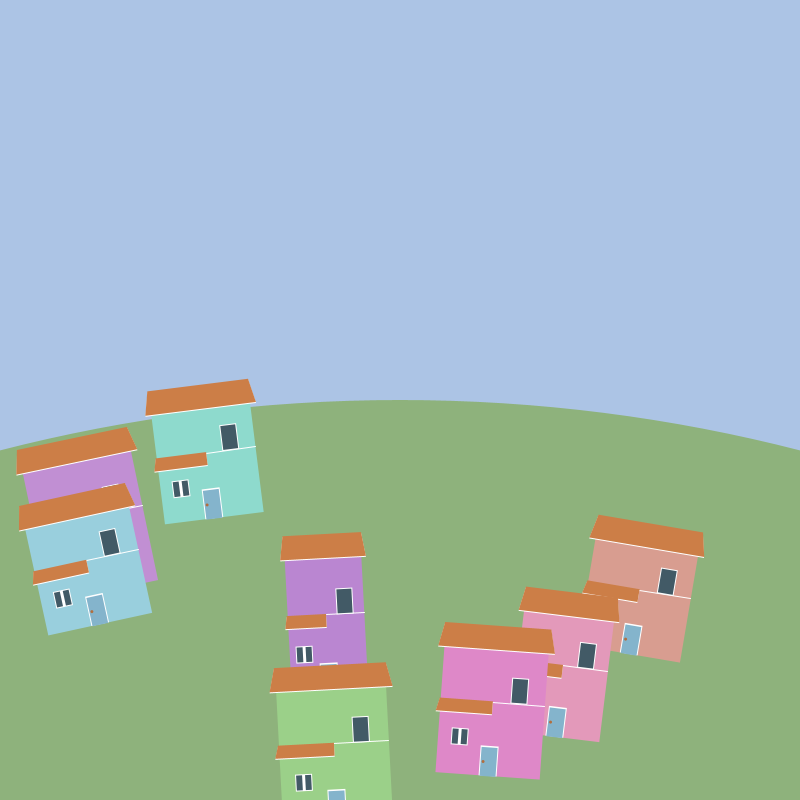
Frame 1 (no input)
Frame 60 (the mouse pressed at the canvas centre just before this capture): identical to frame 1, image omitted
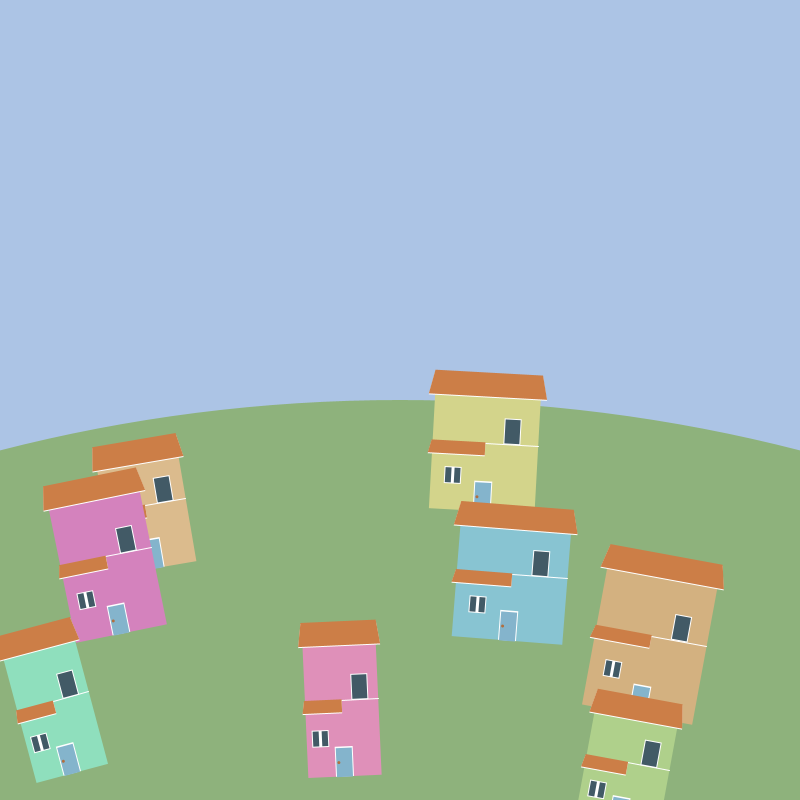
Frame 120 (the mouse held since frame 60 and released just before this capture)

The Processing sketch that drew these frames (run headless with seeded random() and noise(); from frame 60 on, the mouse is pressed at the canvas centre):

// Processing sketch: functionPractice
// ── functionPractice.pde
int randomSeed = int(random(1234567));
int houseCnt;
int houseAmt = int(random(5, 20));

void setup() {
  size(800, 800);
  colorMode(HSB, 360, 100, 100);
  rectMode(CENTER);
}

void draw() {
  randomSeed(randomSeed);
  background(215, 25, 90);
  fill(100, 30, 70);
  noStroke();
  circle(width * .5, height * 2.5, height * 4);

  for (houseCnt = 0; houseCnt < houseAmt; houseCnt++) {
    house();
  }
}

void mousePressed() {
  randomSeed = int(random(1234567));
}

void house() {
  float houseYAdd = 350 / houseAmt;
  float houseW = random(70, 120);
  float houseH = random(120, 120 + houseYAdd);
  float houseA = random(-15, 15);

  pushMatrix();
  translate(width * .5, height * 2.5);
  rotate(radians(-90 + houseA));

  pushMatrix();
  translate(height * 1.95, 0);

  float houseCH = random(360);
  float houseCS = random(30, 40);
  float houseCB = random(80, 90);
  float houseCenterY = -houseYAdd * houseCnt;
  fill(houseCH, houseCS, houseCB);
  rect(houseCenterY, 0, houseH, houseW); //hosue

  fill(200, 0, 100); // white
  rect(houseCenterY - houseH * .5 + 15, 0, 30, 18);
  fill(200, 35, 80); //door
  rect(houseCenterY - houseH * .5 + 14, 0, 29, 16);
  fill(25, 65, 70); //doorhandle
  circle(houseCenterY - houseH * .5 + 14, -5.5, 3);

  for (int n = 0; n < 2; n++) {
    if (n == 0) {
      fill(0, 0, 100);
      rect(houseCenterY - houseH * .25, -houseW * .25 - 4.5, 17, 17);
      rect(houseCenterY + 12, houseW * .25, 26, 17);
      stroke(0, 0, 100);
      line(houseCenterY - 1, 0, houseCenterY - 1, houseW * .5);
      noStroke();
    } else {
      fill(200, 35, 40);
      rect(houseCenterY - houseH * .25, -houseW * .25, 15, 6); // window
      rect(houseCenterY - houseH * .25, -houseW * .25 - 9, 15, 6);
      rect(houseCenterY + 12, houseW * .25, 24, 15); // terrace door
      fill(25, 65, 80);
    }
    beginShape(); // roof
    vertex(houseCenterY + houseH * .5 + n, -(houseW * .5 + 1));
    vertex(houseCenterY + houseH * .5 + n, houseW * .5 + 1);
    vertex(houseCenterY + houseH * .5 - 24 + n, houseW * .56);
    vertex(houseCenterY + houseH * .5 - 24 + n, -(houseW * .56));
    endShape(CLOSE);
    beginShape(); // semiroof
    vertex(houseCenterY - 1 + n, -(houseW * .5 + 1));
    vertex(houseCenterY - 1 + n, 0);
    vertex(houseCenterY - 14 + n, 0);
    vertex(houseCenterY - 14 + n, -(houseW * .54));
    endShape(CLOSE);
  }
  popMatrix();
  popMatrix();
}
